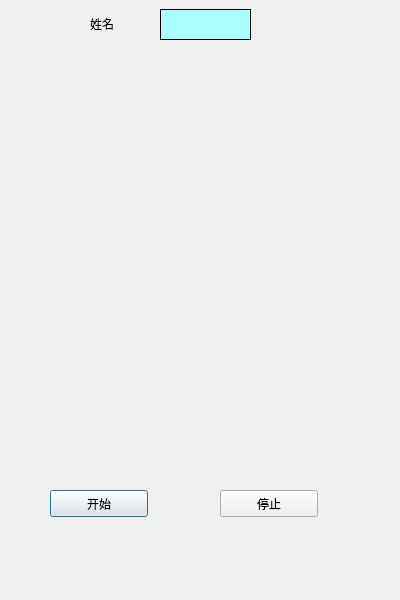
<?xml version="1.0" encoding="UTF-8"?>
<ui version="4.0">
 <class>YaoJiang</class>
 <widget class="QDialog" name="YaoJiang">
  <property name="geometry">
   <rect>
    <x>0</x>
    <y>0</y>
    <width>400</width>
    <height>600</height>
   </rect>
  </property>
  <property name="windowTitle">
   <string>YaoJiang</string>
  </property>
  <widget class="QLabel" name="label">
   <property name="geometry">
    <rect>
     <x>90</x>
     <y>15</y>
     <width>66</width>
     <height>17</height>
    </rect>
   </property>
   <property name="text">
    <string>姓名</string>
   </property>
  </widget>
  <widget class="QPushButton" name="bstart">
   <property name="geometry">
    <rect>
     <x>50</x>
     <y>490</y>
     <width>98</width>
     <height>27</height>
    </rect>
   </property>
   <property name="text">
    <string>开始</string>
   </property>
  </widget>
  <widget class="QPushButton" name="bstop">
   <property name="geometry">
    <rect>
     <x>220</x>
     <y>490</y>
     <width>98</width>
     <height>27</height>
    </rect>
   </property>
   <property name="text">
    <string>停止</string>
   </property>
  </widget>
  <widget class="QLabel" name="personName">
   <property name="geometry">
    <rect>
     <x>160</x>
     <y>9</y>
     <width>91</width>
     <height>31</height>
    </rect>
   </property>
   <property name="palette">
    <palette>
     <active>
      <colorrole role="WindowText">
       <brush brushstyle="SolidPattern">
        <color alpha="255">
         <red>0</red>
         <green>0</green>
         <blue>0</blue>
        </color>
       </brush>
      </colorrole>
      <colorrole role="Button">
       <brush brushstyle="SolidPattern">
        <color alpha="255">
         <red>170</red>
         <green>255</green>
         <blue>255</blue>
        </color>
       </brush>
      </colorrole>
      <colorrole role="Light">
       <brush brushstyle="SolidPattern">
        <color alpha="255">
         <red>255</red>
         <green>255</green>
         <blue>255</blue>
        </color>
       </brush>
      </colorrole>
      <colorrole role="Midlight">
       <brush brushstyle="SolidPattern">
        <color alpha="255">
         <red>212</red>
         <green>255</green>
         <blue>255</blue>
        </color>
       </brush>
      </colorrole>
      <colorrole role="Dark">
       <brush brushstyle="SolidPattern">
        <color alpha="255">
         <red>85</red>
         <green>127</green>
         <blue>127</blue>
        </color>
       </brush>
      </colorrole>
      <colorrole role="Mid">
       <brush brushstyle="SolidPattern">
        <color alpha="255">
         <red>113</red>
         <green>170</green>
         <blue>170</blue>
        </color>
       </brush>
      </colorrole>
      <colorrole role="Text">
       <brush brushstyle="SolidPattern">
        <color alpha="255">
         <red>0</red>
         <green>0</green>
         <blue>0</blue>
        </color>
       </brush>
      </colorrole>
      <colorrole role="BrightText">
       <brush brushstyle="SolidPattern">
        <color alpha="255">
         <red>255</red>
         <green>255</green>
         <blue>255</blue>
        </color>
       </brush>
      </colorrole>
      <colorrole role="ButtonText">
       <brush brushstyle="SolidPattern">
        <color alpha="255">
         <red>0</red>
         <green>0</green>
         <blue>0</blue>
        </color>
       </brush>
      </colorrole>
      <colorrole role="Base">
       <brush brushstyle="SolidPattern">
        <color alpha="255">
         <red>255</red>
         <green>255</green>
         <blue>255</blue>
        </color>
       </brush>
      </colorrole>
      <colorrole role="Window">
       <brush brushstyle="SolidPattern">
        <color alpha="255">
         <red>170</red>
         <green>255</green>
         <blue>255</blue>
        </color>
       </brush>
      </colorrole>
      <colorrole role="Shadow">
       <brush brushstyle="SolidPattern">
        <color alpha="255">
         <red>0</red>
         <green>0</green>
         <blue>0</blue>
        </color>
       </brush>
      </colorrole>
      <colorrole role="AlternateBase">
       <brush brushstyle="SolidPattern">
        <color alpha="255">
         <red>212</red>
         <green>255</green>
         <blue>255</blue>
        </color>
       </brush>
      </colorrole>
      <colorrole role="ToolTipBase">
       <brush brushstyle="SolidPattern">
        <color alpha="255">
         <red>255</red>
         <green>255</green>
         <blue>220</blue>
        </color>
       </brush>
      </colorrole>
      <colorrole role="ToolTipText">
       <brush brushstyle="SolidPattern">
        <color alpha="255">
         <red>0</red>
         <green>0</green>
         <blue>0</blue>
        </color>
       </brush>
      </colorrole>
     </active>
     <inactive>
      <colorrole role="WindowText">
       <brush brushstyle="SolidPattern">
        <color alpha="255">
         <red>0</red>
         <green>0</green>
         <blue>0</blue>
        </color>
       </brush>
      </colorrole>
      <colorrole role="Button">
       <brush brushstyle="SolidPattern">
        <color alpha="255">
         <red>170</red>
         <green>255</green>
         <blue>255</blue>
        </color>
       </brush>
      </colorrole>
      <colorrole role="Light">
       <brush brushstyle="SolidPattern">
        <color alpha="255">
         <red>255</red>
         <green>255</green>
         <blue>255</blue>
        </color>
       </brush>
      </colorrole>
      <colorrole role="Midlight">
       <brush brushstyle="SolidPattern">
        <color alpha="255">
         <red>212</red>
         <green>255</green>
         <blue>255</blue>
        </color>
       </brush>
      </colorrole>
      <colorrole role="Dark">
       <brush brushstyle="SolidPattern">
        <color alpha="255">
         <red>85</red>
         <green>127</green>
         <blue>127</blue>
        </color>
       </brush>
      </colorrole>
      <colorrole role="Mid">
       <brush brushstyle="SolidPattern">
        <color alpha="255">
         <red>113</red>
         <green>170</green>
         <blue>170</blue>
        </color>
       </brush>
      </colorrole>
      <colorrole role="Text">
       <brush brushstyle="SolidPattern">
        <color alpha="255">
         <red>0</red>
         <green>0</green>
         <blue>0</blue>
        </color>
       </brush>
      </colorrole>
      <colorrole role="BrightText">
       <brush brushstyle="SolidPattern">
        <color alpha="255">
         <red>255</red>
         <green>255</green>
         <blue>255</blue>
        </color>
       </brush>
      </colorrole>
      <colorrole role="ButtonText">
       <brush brushstyle="SolidPattern">
        <color alpha="255">
         <red>0</red>
         <green>0</green>
         <blue>0</blue>
        </color>
       </brush>
      </colorrole>
      <colorrole role="Base">
       <brush brushstyle="SolidPattern">
        <color alpha="255">
         <red>255</red>
         <green>255</green>
         <blue>255</blue>
        </color>
       </brush>
      </colorrole>
      <colorrole role="Window">
       <brush brushstyle="SolidPattern">
        <color alpha="255">
         <red>170</red>
         <green>255</green>
         <blue>255</blue>
        </color>
       </brush>
      </colorrole>
      <colorrole role="Shadow">
       <brush brushstyle="SolidPattern">
        <color alpha="255">
         <red>0</red>
         <green>0</green>
         <blue>0</blue>
        </color>
       </brush>
      </colorrole>
      <colorrole role="AlternateBase">
       <brush brushstyle="SolidPattern">
        <color alpha="255">
         <red>212</red>
         <green>255</green>
         <blue>255</blue>
        </color>
       </brush>
      </colorrole>
      <colorrole role="ToolTipBase">
       <brush brushstyle="SolidPattern">
        <color alpha="255">
         <red>255</red>
         <green>255</green>
         <blue>220</blue>
        </color>
       </brush>
      </colorrole>
      <colorrole role="ToolTipText">
       <brush brushstyle="SolidPattern">
        <color alpha="255">
         <red>0</red>
         <green>0</green>
         <blue>0</blue>
        </color>
       </brush>
      </colorrole>
     </inactive>
     <disabled>
      <colorrole role="WindowText">
       <brush brushstyle="SolidPattern">
        <color alpha="255">
         <red>85</red>
         <green>127</green>
         <blue>127</blue>
        </color>
       </brush>
      </colorrole>
      <colorrole role="Button">
       <brush brushstyle="SolidPattern">
        <color alpha="255">
         <red>170</red>
         <green>255</green>
         <blue>255</blue>
        </color>
       </brush>
      </colorrole>
      <colorrole role="Light">
       <brush brushstyle="SolidPattern">
        <color alpha="255">
         <red>255</red>
         <green>255</green>
         <blue>255</blue>
        </color>
       </brush>
      </colorrole>
      <colorrole role="Midlight">
       <brush brushstyle="SolidPattern">
        <color alpha="255">
         <red>212</red>
         <green>255</green>
         <blue>255</blue>
        </color>
       </brush>
      </colorrole>
      <colorrole role="Dark">
       <brush brushstyle="SolidPattern">
        <color alpha="255">
         <red>85</red>
         <green>127</green>
         <blue>127</blue>
        </color>
       </brush>
      </colorrole>
      <colorrole role="Mid">
       <brush brushstyle="SolidPattern">
        <color alpha="255">
         <red>113</red>
         <green>170</green>
         <blue>170</blue>
        </color>
       </brush>
      </colorrole>
      <colorrole role="Text">
       <brush brushstyle="SolidPattern">
        <color alpha="255">
         <red>85</red>
         <green>127</green>
         <blue>127</blue>
        </color>
       </brush>
      </colorrole>
      <colorrole role="BrightText">
       <brush brushstyle="SolidPattern">
        <color alpha="255">
         <red>255</red>
         <green>255</green>
         <blue>255</blue>
        </color>
       </brush>
      </colorrole>
      <colorrole role="ButtonText">
       <brush brushstyle="SolidPattern">
        <color alpha="255">
         <red>85</red>
         <green>127</green>
         <blue>127</blue>
        </color>
       </brush>
      </colorrole>
      <colorrole role="Base">
       <brush brushstyle="SolidPattern">
        <color alpha="255">
         <red>170</red>
         <green>255</green>
         <blue>255</blue>
        </color>
       </brush>
      </colorrole>
      <colorrole role="Window">
       <brush brushstyle="SolidPattern">
        <color alpha="255">
         <red>170</red>
         <green>255</green>
         <blue>255</blue>
        </color>
       </brush>
      </colorrole>
      <colorrole role="Shadow">
       <brush brushstyle="SolidPattern">
        <color alpha="255">
         <red>0</red>
         <green>0</green>
         <blue>0</blue>
        </color>
       </brush>
      </colorrole>
      <colorrole role="AlternateBase">
       <brush brushstyle="SolidPattern">
        <color alpha="255">
         <red>170</red>
         <green>255</green>
         <blue>255</blue>
        </color>
       </brush>
      </colorrole>
      <colorrole role="ToolTipBase">
       <brush brushstyle="SolidPattern">
        <color alpha="255">
         <red>255</red>
         <green>255</green>
         <blue>220</blue>
        </color>
       </brush>
      </colorrole>
      <colorrole role="ToolTipText">
       <brush brushstyle="SolidPattern">
        <color alpha="255">
         <red>0</red>
         <green>0</green>
         <blue>0</blue>
        </color>
       </brush>
      </colorrole>
     </disabled>
    </palette>
   </property>
   <property name="autoFillBackground">
    <bool>true</bool>
   </property>
   <property name="frameShape">
    <enum>QFrame::Box</enum>
   </property>
   <property name="text">
    <string/>
   </property>
  </widget>
 </widget>
 <layoutdefault spacing="6" margin="11"/>
 <resources/>
 <connections/>
</ui>
